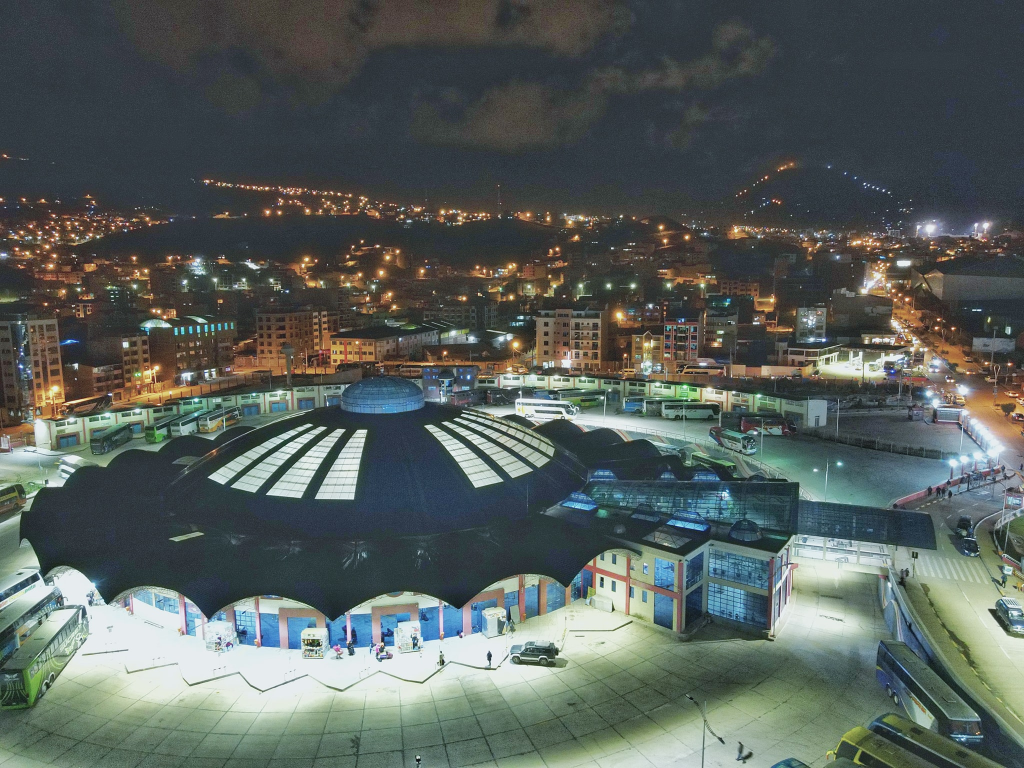
#> input picture imagenes/img-001.jpg, 2048 x 1536 px (shown at 1/2 size); the run also reads 1 picture not shown here
$ python imagen.py
#> lines starting #> are read from the running program, lines starting #| are printed output that depends on the picture
#!/bin/python3
#Manipulacion de imagenes

datos = {
'5521486':'01/08/2006',
'3666846':'05/12/2005'
}

cis  = [
'5521486',
'3666846'
]

from PIL import Image, ImageFont, ImageDraw

count = 1
for i in cis:
	date_begin = "Fecha Ingreso            " + str(datos[i])

	background = 'fondo.png'
	my_background = Image.open(background)

	img_1 = r'img-'+str(count).zfill(3)+'.jpg'
	img_2 = r'img'+str(count).zfill(3)+'.png'

	img_load = Image.open(img_1)
#> img_load is the input picture: PIL image 2048x1536 RGB; mean R, G, B 88, 95.8, 92
	#Izquierda Arriba Derecha Abajo (Derecha Abajo, deben ser mayores)
	img_crop = img_load.crop((1,1,1275,780))
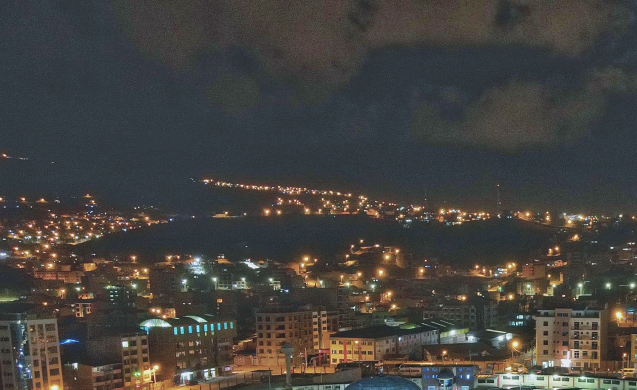
#> img_crop: PIL image 1274x779 RGB (shown at 1/2 size); mean R, G, B 69.2, 67.1, 63.8

	img_editable = ImageDraw.Draw(img_crop)
	txt_font = ImageFont.truetype('ARIALBD1.TTF', 12)

	img_editable.text((875,318), date_begin, (0, 0, 0), font=txt_font)
	img_editable.text((550,880), date_begin, (0, 0, 0), font=txt_font)

	my_background.paste(img_crop, (0,0))
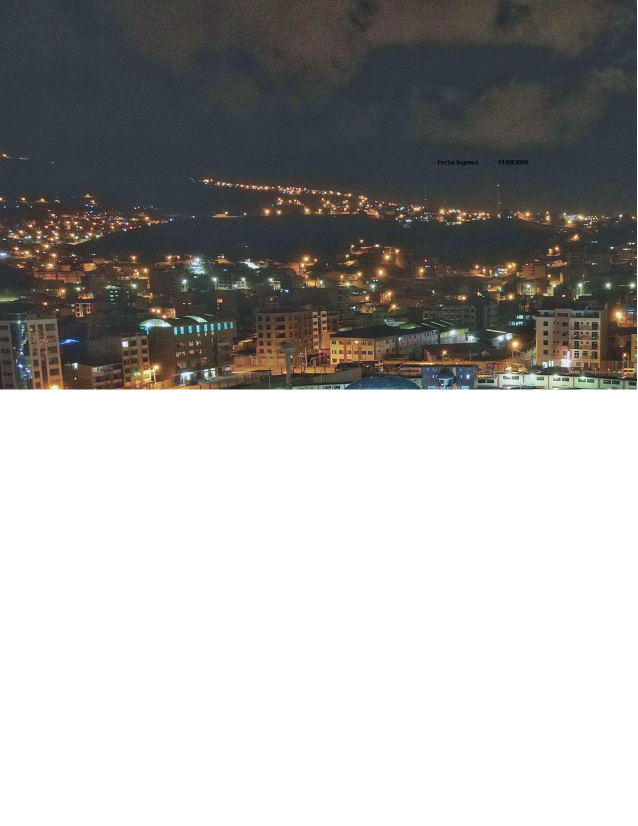
#> my_background: PIL image 1275x1651 RGB (shown at 1/2 size); mean R, G, B 167.4, 166.4, 164.8
	my_background.paste(img_crop, (0,800))
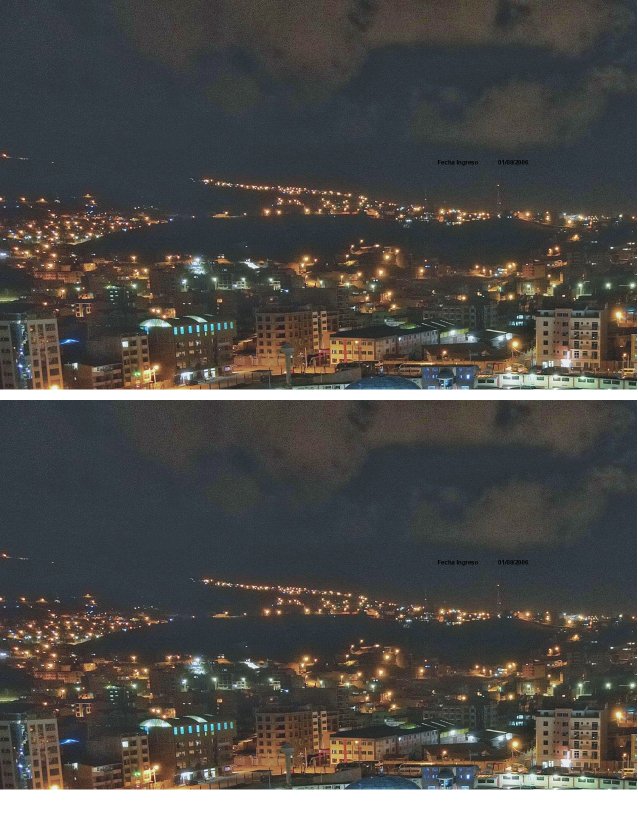
#> my_background: PIL image 1275x1651 RGB (shown at 1/2 size); mean R, G, B 79.8, 77.8, 74.7
#> (the run stopped early here; a loop or call above may not have finished)
